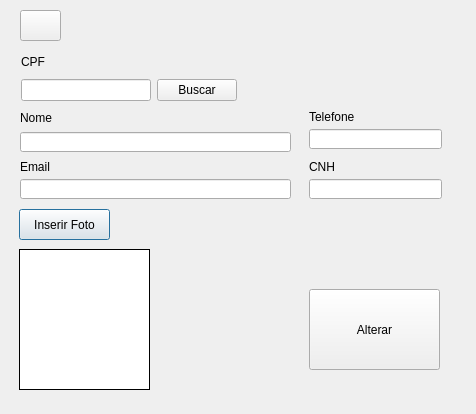
<?xml version="1.0" encoding="UTF-8"?>
<ui version="4.0">
 <class>telaAlterarCliente</class>
 <widget class="QDialog" name="telaAlterarCliente">
  <property name="geometry">
   <rect>
    <x>0</x>
    <y>0</y>
    <width>476</width>
    <height>414</height>
   </rect>
  </property>
  <property name="windowTitle">
   <string>Dialog</string>
  </property>
  <widget class="QLineEdit" name="lineEdit_Nome">
   <property name="geometry">
    <rect>
     <x>20</x>
     <y>132</y>
     <width>271</width>
     <height>20</height>
    </rect>
   </property>
  </widget>
  <widget class="QLineEdit" name="lineEdit_Telefone">
   <property name="geometry">
    <rect>
     <x>309</x>
     <y>129</y>
     <width>133</width>
     <height>20</height>
    </rect>
   </property>
   <property name="text">
    <string/>
   </property>
  </widget>
  <widget class="QLineEdit" name="lineEdit_CNH">
   <property name="geometry">
    <rect>
     <x>309</x>
     <y>179</y>
     <width>133</width>
     <height>20</height>
    </rect>
   </property>
   <property name="text">
    <string/>
   </property>
  </widget>
  <widget class="QLabel" name="label_imagem">
   <property name="geometry">
    <rect>
     <x>19</x>
     <y>249</y>
     <width>131</width>
     <height>141</height>
    </rect>
   </property>
   <property name="autoFillBackground">
    <bool>false</bool>
   </property>
   <property name="styleSheet">
    <string notr="true">background-color: rgb(255, 255, 255);</string>
   </property>
   <property name="frameShape">
    <enum>QFrame::Box</enum>
   </property>
   <property name="text">
    <string/>
   </property>
   <property name="scaledContents">
    <bool>false</bool>
   </property>
   <property name="wordWrap">
    <bool>false</bool>
   </property>
   <property name="margin">
    <number>0</number>
   </property>
   <property name="openExternalLinks">
    <bool>false</bool>
   </property>
  </widget>
  <widget class="QLabel" name="label_4">
   <property name="geometry">
    <rect>
     <x>309</x>
     <y>109</y>
     <width>71</width>
     <height>16</height>
    </rect>
   </property>
   <property name="text">
    <string>Telefone</string>
   </property>
  </widget>
  <widget class="QPushButton" name="pushButton_InserirFoto">
   <property name="geometry">
    <rect>
     <x>19</x>
     <y>209</y>
     <width>91</width>
     <height>31</height>
    </rect>
   </property>
   <property name="text">
    <string>Inserir Foto</string>
   </property>
  </widget>
  <widget class="QLabel" name="label_5">
   <property name="geometry">
    <rect>
     <x>309</x>
     <y>159</y>
     <width>31</width>
     <height>16</height>
    </rect>
   </property>
   <property name="text">
    <string>CNH</string>
   </property>
  </widget>
  <widget class="QLabel" name="label_2">
   <property name="geometry">
    <rect>
     <x>20</x>
     <y>159</y>
     <width>61</width>
     <height>16</height>
    </rect>
   </property>
   <property name="text">
    <string>Email</string>
   </property>
  </widget>
  <widget class="QLineEdit" name="lineEdit_Email">
   <property name="geometry">
    <rect>
     <x>20</x>
     <y>179</y>
     <width>271</width>
     <height>20</height>
    </rect>
   </property>
  </widget>
  <widget class="QLabel" name="label">
   <property name="geometry">
    <rect>
     <x>20</x>
     <y>110</y>
     <width>51</width>
     <height>16</height>
    </rect>
   </property>
   <property name="text">
    <string>Nome</string>
   </property>
  </widget>
  <widget class="QPushButton" name="pushButtonAlterarCliente">
   <property name="geometry">
    <rect>
     <x>309</x>
     <y>289</y>
     <width>131</width>
     <height>81</height>
    </rect>
   </property>
   <property name="text">
    <string>Alterar</string>
   </property>
  </widget>
  <widget class="QWidget" name="layoutWidget">
   <property name="geometry">
    <rect>
     <x>21</x>
     <y>51</y>
     <width>216</width>
     <height>50</height>
    </rect>
   </property>
   <layout class="QGridLayout" name="gridLayout">
    <item row="1" column="0">
     <widget class="QLineEdit" name="lineEdit_CPF">
      <property name="text">
       <string/>
      </property>
      <property name="maxLength">
       <number>11</number>
      </property>
     </widget>
    </item>
    <item row="0" column="0">
     <widget class="QLabel" name="label_3">
      <property name="text">
       <string>CPF</string>
      </property>
     </widget>
    </item>
    <item row="1" column="1">
     <widget class="QPushButton" name="pushButtonBuscarClienteAlterar">
      <property name="text">
       <string>Buscar</string>
      </property>
     </widget>
    </item>
   </layout>
  </widget>
  <widget class="QPushButton" name="pushButtonVoltar">
   <property name="geometry">
    <rect>
     <x>20</x>
     <y>10</y>
     <width>41</width>
     <height>31</height>
    </rect>
   </property>
   <property name="styleSheet">
    <string notr="true">qproperty-icon:url(:/rec/img/reply-arrow-filled.png)</string>
   </property>
   <property name="text">
    <string/>
   </property>
   <property name="iconSize">
    <size>
     <width>24</width>
     <height>24</height>
    </size>
   </property>
  </widget>
  <zorder>layoutWidget</zorder>
  <zorder>lineEdit_Nome</zorder>
  <zorder>lineEdit_Telefone</zorder>
  <zorder>lineEdit_CNH</zorder>
  <zorder>label_imagem</zorder>
  <zorder>label_4</zorder>
  <zorder>pushButton_InserirFoto</zorder>
  <zorder>label_5</zorder>
  <zorder>label_2</zorder>
  <zorder>lineEdit_Email</zorder>
  <zorder>label</zorder>
  <zorder>pushButtonAlterarCliente</zorder>
  <zorder>pushButtonVoltar</zorder>
 </widget>
 <tabstops>
  <tabstop>lineEdit_CPF</tabstop>
  <tabstop>pushButtonBuscarClienteAlterar</tabstop>
  <tabstop>lineEdit_Nome</tabstop>
  <tabstop>lineEdit_Telefone</tabstop>
  <tabstop>lineEdit_Email</tabstop>
  <tabstop>lineEdit_CNH</tabstop>
  <tabstop>pushButton_InserirFoto</tabstop>
  <tabstop>pushButtonAlterarCliente</tabstop>
 </tabstops>
 <resources/>
 <connections/>
</ui>
